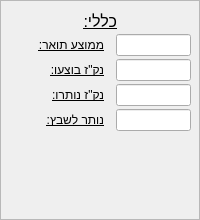
                <widget class="QFrame" name="frame">
                 <property name="sizePolicy">
                  <sizepolicy hsizetype="Maximum" vsizetype="Preferred">
                   <horstretch>0</horstretch>
                   <verstretch>0</verstretch>
                  </sizepolicy>
                 </property>
                 <property name="maximumSize">
                  <size>
                   <width>200</width>
                   <height>16777215</height>
                  </size>
                 </property>
                 <property name="frameShape">
                  <enum>QFrame::StyledPanel</enum>
                 </property>
                 <property name="frameShadow">
                  <enum>QFrame::Raised</enum>
                 </property>
                 <layout class="QGridLayout" name="gridLayout_7">
                  <property name="leftMargin">
                   <number>0</number>
                  </property>
                  <property name="rightMargin">
                   <number>2</number>
                  </property>
                  <property name="horizontalSpacing">
                   <number>2</number>
                  </property>
                  <property name="verticalSpacing">
                   <number>6</number>
                  </property>
                  <item row="0" column="0">
                   <layout class="QVBoxLayout" name="verticalLayout_21">
                    <property name="spacing">
                     <number>3</number>
                    </property>
                    <property name="sizeConstraint">
                     <enum>QLayout::SetMinimumSize</enum>
                    </property>
                    <property name="leftMargin">
                     <number>6</number>
                    </property>
                    <property name="rightMargin">
                     <number>6</number>
                    </property>
                    <item>
                     <widget class="QLabel" name="desc_label">
                      <property name="sizePolicy">
                       <sizepolicy hsizetype="Minimum" vsizetype="Minimum">
                        <horstretch>0</horstretch>
                        <verstretch>0</verstretch>
                       </sizepolicy>
                      </property>
                      <property name="maximumSize">
                       <size>
                        <width>110</width>
                        <height>16777215</height>
                       </size>
                      </property>
                      <property name="font">
                       <font>
                        <pointsize>12</pointsize>
                        <underline>true</underline>
                       </font>
                      </property>
                      <property name="text">
                       <string>כללי:</string>
                      </property>
                      <property name="scaledContents">
                       <bool>false</bool>
                      </property>
                     </widget>
                    </item>
                    <item>
                     <layout class="QHBoxLayout" name="horizontalLayout_80">
                      <property name="spacing">
                       <number>12</number>
                      </property>
                      <item>
                       <widget class="QLabel" name="average_lab_7">
                        <property name="sizePolicy">
                         <sizepolicy hsizetype="Minimum" vsizetype="Minimum">
                          <horstretch>0</horstretch>
                          <verstretch>0</verstretch>
                         </sizepolicy>
                        </property>
                        <property name="maximumSize">
                         <size>
                          <width>110</width>
                          <height>16777215</height>
                         </size>
                        </property>
                        <property name="font">
                         <font>
                          <underline>true</underline>
                         </font>
                        </property>
                        <property name="text">
                         <string>ממוצע תואר:</string>
                        </property>
                       </widget>
                      </item>
                      <item>
                       <widget class="QLineEdit" name="average_in_7">
                        <property name="sizePolicy">
                         <sizepolicy hsizetype="Expanding" vsizetype="Minimum">
                          <horstretch>0</horstretch>
                          <verstretch>0</verstretch>
                         </sizepolicy>
                        </property>
                        <property name="maximumSize">
                         <size>
                          <width>75</width>
                          <height>16777215</height>
                         </size>
                        </property>
                        <property name="text">
                         <string/>
                        </property>
                        <property name="alignment">
                         <set>Qt::AlignCenter</set>
                        </property>
                        <property name="readOnly">
                         <bool>true</bool>
                        </property>
                       </widget>
                      </item>
                     </layout>
                    </item>
                    <item>
                     <layout class="QHBoxLayout" name="horizontalLayout_81">
                      <property name="spacing">
                       <number>12</number>
                      </property>
                      <item>
                       <widget class="QLabel" name="points_label_7">
                        <property name="sizePolicy">
                         <sizepolicy hsizetype="Minimum" vsizetype="Minimum">
                          <horstretch>0</horstretch>
                          <verstretch>0</verstretch>
                         </sizepolicy>
                        </property>
                        <property name="maximumSize">
                         <size>
                          <width>110</width>
                          <height>16777215</height>
                         </size>
                        </property>
                        <property name="font">
                         <font>
                          <underline>true</underline>
                         </font>
                        </property>
                        <property name="text">
                         <string>נק&quot;ז בוצעו:</string>
                        </property>
                       </widget>
                      </item>
                      <item>
                       <widget class="QLineEdit" name="points_in_7">
                        <property name="sizePolicy">
                         <sizepolicy hsizetype="Expanding" vsizetype="Minimum">
                          <horstretch>0</horstretch>
                          <verstretch>0</verstretch>
                         </sizepolicy>
                        </property>
                        <property name="maximumSize">
                         <size>
                          <width>75</width>
                          <height>16777215</height>
                         </size>
                        </property>
                        <property name="text">
                         <string/>
                        </property>
                        <property name="alignment">
                         <set>Qt::AlignCenter</set>
                        </property>
                        <property name="readOnly">
                         <bool>true</bool>
                        </property>
                       </widget>
                      </item>
                     </layout>
                    </item>
                    <item>
                     <layout class="QHBoxLayout" name="horizontalLayout_82">
                      <property name="spacing">
                       <number>12</number>
                      </property>
                      <item>
                       <widget class="QLabel" name="points_left_label_7">
                        <property name="sizePolicy">
                         <sizepolicy hsizetype="Minimum" vsizetype="Minimum">
                          <horstretch>0</horstretch>
                          <verstretch>0</verstretch>
                         </sizepolicy>
                        </property>
                        <property name="maximumSize">
                         <size>
                          <width>110</width>
                          <height>16777215</height>
                         </size>
                        </property>
                        <property name="font">
                         <font>
                          <underline>true</underline>
                         </font>
                        </property>
                        <property name="text">
                         <string>נק&quot;ז נותרו:</string>
                        </property>
                       </widget>
                      </item>
                      <item>
                       <widget class="QLineEdit" name="points_left_in_7">
                        <property name="sizePolicy">
                         <sizepolicy hsizetype="Expanding" vsizetype="Minimum">
                          <horstretch>0</horstretch>
                          <verstretch>0</verstretch>
                         </sizepolicy>
                        </property>
                        <property name="maximumSize">
                         <size>
                          <width>75</width>
                          <height>16777215</height>
                         </size>
                        </property>
                        <property name="text">
                         <string/>
                        </property>
                        <property name="alignment">
                         <set>Qt::AlignCenter</set>
                        </property>
                        <property name="readOnly">
                         <bool>true</bool>
                        </property>
                       </widget>
                      </item>
                     </layout>
                    </item>
                    <item>
                     <layout class="QHBoxLayout" name="horizontalLayout_83">
                      <property name="spacing">
                       <number>12</number>
                      </property>
                      <item>
                       <widget class="QLabel" name="points_left_to_choose_label_7">
                        <property name="sizePolicy">
                         <sizepolicy hsizetype="Minimum" vsizetype="Minimum">
                          <horstretch>0</horstretch>
                          <verstretch>0</verstretch>
                         </sizepolicy>
                        </property>
                        <property name="maximumSize">
                         <size>
                          <width>110</width>
                          <height>16777215</height>
                         </size>
                        </property>
                        <property name="font">
                         <font>
                          <underline>true</underline>
                         </font>
                        </property>
                        <property name="text">
                         <string>נותר לשבץ:</string>
                        </property>
                       </widget>
                      </item>
                      <item>
                       <widget class="QLineEdit" name="points_left_to_choose_in_7">
                        <property name="sizePolicy">
                         <sizepolicy hsizetype="Expanding" vsizetype="Minimum">
                          <horstretch>0</horstretch>
                          <verstretch>0</verstretch>
                         </sizepolicy>
                        </property>
                        <property name="maximumSize">
                         <size>
                          <width>75</width>
                          <height>16777215</height>
                         </size>
                        </property>
                        <property name="text">
                         <string/>
                        </property>
                        <property name="alignment">
                         <set>Qt::AlignCenter</set>
                        </property>
                        <property name="readOnly">
                         <bool>true</bool>
                        </property>
                       </widget>
                      </item>
                     </layout>
                    </item>
                    <item>
                     <spacer name="verticalSpacer_22">
                      <property name="orientation">
                       <enum>Qt::Vertical</enum>
                      </property>
                      <property name="sizeType">
                       <enum>QSizePolicy::MinimumExpanding</enum>
                      </property>
                      <property name="sizeHint" stdset="0">
                       <size>
                        <width>20</width>
                        <height>77</height>
                       </size>
                      </property>
                     </spacer>
                    </item>
                   </layout>
                  </item>
                 </layout>
                </widget>
